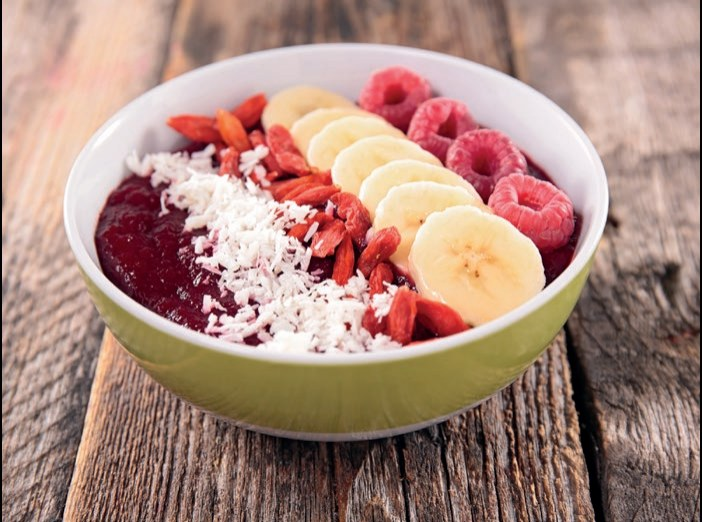
#> input picture assets/acai-bowl.jpg, 702 x 522 px; its folder holds 4 pictures in this run
$ python build_photo_catalog.py ../assets out.png
#> lines starting #> are read from the running program, lines starting #| are printed output that depends on the picture
"""Build a reviewable photo catalog from the private Lightroom export folder."""

from __future__ import annotations

import argparse
import hashlib
import json
import re
from datetime import datetime, timedelta, timezone
from pathlib import Path
from typing import Any

from PIL import ExifTags, Image


IMAGE_EXTENSIONS = {".jpg", ".jpeg"}
# OneDrive/Dropbox conflict copies land beside the real export as
# "DSC00036-LAPTOP-73TG5O6M.jpg". Normally they are stale duplicates at the wrong
# size and ingesting them mints phantom catalog entries — so they are skipped.
#
# But the failure can arrive inverted: OneDrive has been seen leaving the *base*
# name as a 0-byte placeholder and putting the real bytes in the conflict copy. A
# blind skip then drops the photo entirely (or crashes on the empty file), so a
# conflict copy is only skipped when a non-empty base file actually exists.
CONFLICT_RE = re.compile(r"^(?P<base>.+?)-(?:LAPTOP|DESKTOP|PC|MACBOOK)-[A-Z0-9]{5,}$", re.IGNORECASE)
EXIF_TAGS = {value: key for key, value in ExifTags.TAGS.items()}
OFFSET_RE = re.compile(r"^([+-])(\d{2}):(\d{2})$")


def slugify(value: str) -> str:
    value = re.sub(r"[^a-z0-9]+", "-", value.lower()).strip("-")
    return value or "photo"


# [4 lines left out: function rational_to_float, not called in this run]


def coordinate(value: Any, reference: str) -> float | None:
    if not value or len(value) != 3:
        return None
    degrees, minutes, seconds = (rational_to_float(part) for part in value)
    result = degrees + minutes / 60 + seconds / 3600
    return -result if reference in {"S", "W"} else result


def parse_exif_datetime(value: Any) -> str | None:
    if not isinstance(value, str):
        return None
    try:
        return datetime.strptime(value, "%Y:%m:%d %H:%M:%S").isoformat()
    except ValueError:
        return None


# [12 lines left out: function parse_offset, not called in this run]


def parse_capture_datetime(value: Any, offset_value: Any) -> tuple[str | None, str | None]:
    """Combine an EXIF DateTimeOriginal string with its OffsetTime* string.

    Returns (isoformat-with-offset-when-known, raw-offset-string-or-None).
    """
    if not isinstance(value, str):
        return None, None
    try:
        naive = datetime.strptime(value, "%Y:%m:%d %H:%M:%S")
    except ValueError:
        return None, None
    tz = parse_offset(offset_value)
    if tz is None:
        return naive.isoformat(), None
    return naive.replace(tzinfo=tz).isoformat(), offset_value.strip()


def pixel_digest(image: Image.Image) -> str:
    """Hash what the photo *looks like*, not the bytes it happens to be stored in.

    Photo ids feed the published filenames, so they need two properties that pull
    against each other: stable across a re-export that changed nothing, and different
    the moment the image itself changes (otherwise browser and CDN caches keep serving
    the old picture).

    Hashing the exported file's bytes gets the second property but not the first.
    Lightroom stamps a fresh export timestamp into every file it writes, so re-exporting
    an untouched photo at identical settings still produced a different sha1 -> a
    different id -> a different filename -> git stored a full second copy of all 168
    derivatives (~125 MB) and kept the originals forever.

    The decoded pixel buffer has both properties. Lightroom's render is deterministic,
    so identical develop settings and export size decode to identical pixels no matter
    how many times you export; any real edit (exposure, crop, size, quality) changes
    them. Mode and size are folded in so two images can't collide through a raw buffer
    that happens to match under a different interpretation.
    """
    digest = hashlib.sha1()
    digest.update(f"{image.mode}:{image.width}x{image.height}:".encode())
    digest.update(image.tobytes())
    return digest.hexdigest()


def extract_metadata(path: Path, stem: str | None = None) -> dict[str, Any]:
    """Read one export. `stem` overrides the id source when `path` is a recovered
    conflict copy, so `X-LAPTOP-1234.jpg` still mints the id `X` would have."""
    with Image.open(path) as image:
        exif = image.getexif()
        # DateTimeOriginal/DateTimeDigitized and the OffsetTime* tags that
        # carry the camera's UTC offset live in the Exif sub-IFD, not IFD0 —
        # exif.get(...) alone always returns None for them.
        exif_ifd = exif.get_ifd(ExifTags.IFD.Exif) if ExifTags.IFD.Exif in exif else {}
        gps = exif.get_ifd(EXIF_TAGS["GPSInfo"]) if EXIF_TAGS["GPSInfo"] in exif else {}
        gps = {ExifTags.GPSTAGS.get(key, key): value for key, value in gps.items()}
        capture_value = (
            exif_ifd.get(EXIF_TAGS.get("DateTimeOriginal"))
            or exif_ifd.get(EXIF_TAGS.get("DateTimeDigitized"))
            or exif.get(EXIF_TAGS.get("DateTime"))
        )
        offset_value = (
            exif_ifd.get(EXIF_TAGS.get("OffsetTimeOriginal"))
            or exif_ifd.get(EXIF_TAGS.get("OffsetTimeDigitized"))
            or exif_ifd.get(EXIF_TAGS.get("OffsetTime"))
        )
        # IFD0 DateTime is the file's modify/export timestamp (e.g. when
        # Lightroom wrote the export), which is unrelated to when the photo
        # was actually taken.
        exported_value = exif.get(EXIF_TAGS.get("DateTime"))
        capture_iso, capture_offset = parse_capture_datetime(capture_value, offset_value)
        latitude = coordinate(gps.get("GPSLatitude"), gps.get("GPSLatitudeRef", ""))
        longitude = coordinate(gps.get("GPSLongitude"), gps.get("GPSLongitudeRef", ""))
        sha1 = hashlib.sha1(path.read_bytes()).hexdigest()
        pixels = pixel_digest(image)
        flags = []
        if latitude is None or longitude is None:
            flags.append("no-gps")

        return {
            "id": f"{slugify(stem or path.stem)}-{pixels[:10]}",
            "filename": path.name,
            "width": image.width,
            "height": image.height,
            "bytes": path.stat().st_size,
            "sha1": sha1,
            "pixelSha1": pixels,
            "date": capture_iso,
            "utcOffset": capture_offset,
            "exportedAt": parse_exif_datetime(exported_value),
            "latitude": latitude,
            "longitude": longitude,
            "camera": {
                "make": exif.get(EXIF_TAGS.get("Make")),
                "model": exif.get(EXIF_TAGS.get("Model")),
            },
            "title": "",
            "body": "",
            "chips": [],
            "star": False,
            "subjectId": "",
            "locationName": "",
            "legId": "",
            "order": None,
            "species": "",
            "featured": False,
            # Build-time data-quality markers only ("no-gps"). The site never
            # renders these; the review tool shows them as a warning badge.
            "flags": flags,
            "assets": {
                "original": "",
                "card": "",
                "thumb": "",
            },
        }


def resolve_sources(folder: Path) -> tuple[list[tuple[Path, str]], dict[str, list]]:
    """Decide which files on disk are real exports, and what stem each one owns.

    Returns `[(path, canonical_stem), ...]` plus a report of everything that was
    skipped, recovered, or is broken.
    """
    candidates = [
        path
        for path in sorted(folder.iterdir(), key=lambda candidate: candidate.name.lower())
        if path.is_file() and path.suffix.lower() in IMAGE_EXTENSIONS
    ]
    empty = [path for path in candidates if path.stat().st_size == 0]
    usable = [path for path in candidates if path.stat().st_size > 0]
    usable_stems = {path.stem for path in usable}

    report: dict[str, list] = {"skipped": [], "recovered": [], "empty": [], "lost": [], "ambiguous": []}
    claimed: dict[str, Path] = {}
    sources: list[tuple[Path, str]] = []
    # Provisional: a conflict copy can still lose the stem to a larger one below,
    # and reporting a loser as "recovered" would tell you to rename the wrong file
    # over the base. Only the survivors make it into the report.
    recovered: dict[Path, str] = {}

    for path in usable:
        match = CONFLICT_RE.match(path.stem)
        if match is None:
            stem = path.stem
        elif match.group("base") in usable_stems:
            report["skipped"].append(path.name)  # the real export is right there
            continue
        else:
            stem = match.group("base")
            recovered[path] = f"{stem}{path.suffix}"

        if stem in claimed:
            # Two files both claim one stem (e.g. several conflict copies, no base).
            # Keep the largest and say so, rather than silently picking one.
            winner, loser = sorted((claimed[stem], path), key=lambda p: p.stat().st_size, reverse=True)
            report["ambiguous"].append((stem, winner.name, loser.name))
            claimed[stem] = winner
            sources = [(p, s) for p, s in sources if s != stem]
            sources.append((winner, stem))
            continue

        claimed[stem] = path
        sources.append((path, stem))

    for path in empty:
        # An empty file is never a real photo. It only matters whether some
        # non-empty file covers the same shot — and the only relationship that
        # means that is the conflict-copy one. Matching on a bare name prefix
        # instead would let an unrelated export "rescue" a genuinely lost photo
        # (`IMG_1.jpg` empty, `IMG_1-2.jpg` real) and skip the hard-fail below,
        # which is the silent loss this whole function exists to prevent.
        match = CONFLICT_RE.match(path.stem)
        base = match.group("base") if match else path.stem
        rescued = path.stem in claimed or base in claimed
        (report["empty"] if rescued else report["lost"]).append(path.name)

    sources.sort(key=lambda item: item[1].lower())
    report["recovered"] = [(path.name, recovered[path]) for path, _ in sources if path in recovered]
    return sources, report


# [66 lines left out: functions diff_catalogs, merge_photos, not called in this run]


def main() -> None:
    parser = argparse.ArgumentParser(description=__doc__)
    parser.add_argument("input", type=Path, help="Private folder containing exported JPEGs")
    parser.add_argument("output", type=Path, help="Catalog JSON output path")
    parser.add_argument(
        "--merge",
        action="store_true",
        help=(
            "Treat `input` as a PARTIAL export instead of the full archive: match its files "
            "against the existing catalog at `output` by filename, replace only those entries "
            "(assets reset to empty, same as a full rebuild), and leave every other photo in the "
            "catalog untouched instead of deleting it. Use this whenever the export folder does "
            "not contain every photo the site knows about."
        ),
    )
    args = parser.parse_args()

    sources, report = resolve_sources(args.input)

    if report["lost"]:
        raise SystemExit(
            f"\n{len(report['lost'])} file(s) in {args.input} are 0 bytes with no usable copy beside them.\n"
            "These are almost always OneDrive placeholders that never finished syncing. Open the folder\n"
            "in Explorer, right-click > 'Always keep on this device', let it download, and re-run:\n"
            + "\n".join(f"  {name}" for name in report["lost"])
        )

    if args.merge and not args.output.exists():
        raise SystemExit(f"--merge needs an existing catalog to merge into, but {args.output} doesn't exist.")

    previous = args.output if args.output.exists() else None
    new_photos = [extract_metadata(path, stem) for path, stem in sources]
#> in extract_metadata, image is the input picture: PIL image 702x522 RGB; mean R, G, B 171.3, 136.7, 125.4
#> in extract_metadata, `exif_ifd = exif.get_ifd(ExifTags.IFD.Exif) if ExifTags.IFD.Exif in exi..`: exif_ifd = 0 items
#> in extract_metadata, `pixels = pixel_digest(image)`: pixels = '17589922b3d44c980c7e11f0ee71bbfb31c90f36'
#> call 2 of extract_metadata, with stem = 'amazon-canopy'
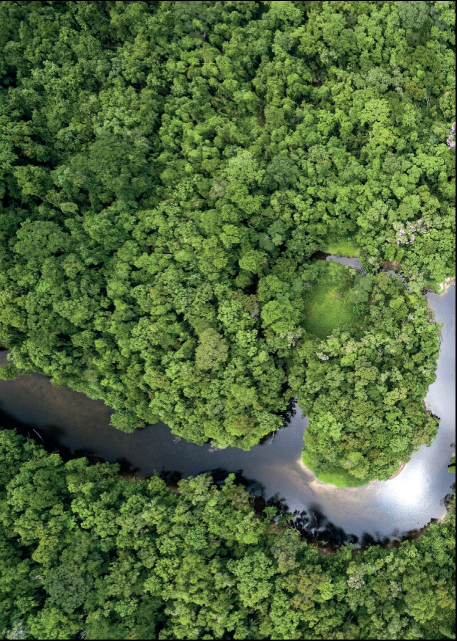
#> input picture assets/amazon-canopy.jpg, 913 x 1281 px (shown at 1/2 size)
#> in extract_metadata, image is the input picture: PIL image 913x1281 RGB; mean R, G, B 82.9, 106.8, 60.3
#> in extract_metadata (call 2), `pixels = pixel_digest(image)`: pixels = '9e9ebbdf124dacfa78d37203f0a8c56674528aaf'
#> call 3 of extract_metadata, with stem = 'amazon-reflection'
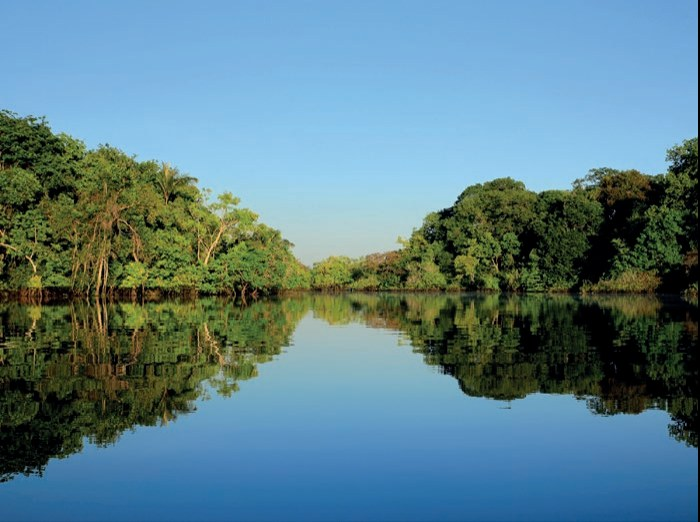
#> input picture assets/amazon-reflection.jpg, 700 x 522 px
#> in extract_metadata, image is the input picture: PIL image 700x522 RGB; mean R, G, B 91.8, 127.3, 137.6
#> in extract_metadata (call 3), `pixels = pixel_digest(image)`: pixels = '14d48a18e1ea54e064ebb62bf2061529dc5cbb07'
#> call 4 of extract_metadata, with stem = 'amazon-river-aerial-2'
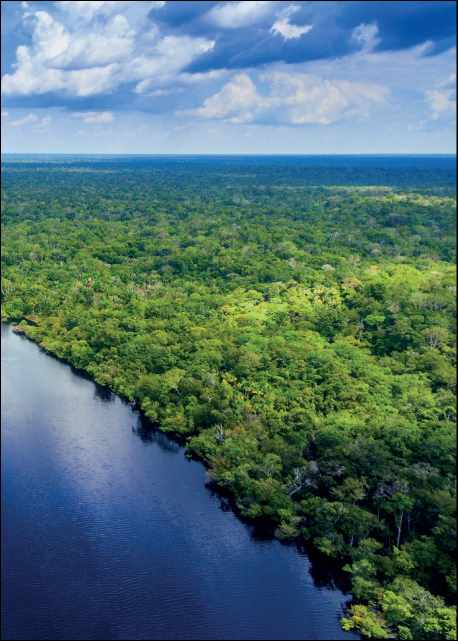
#> input picture assets/amazon-river-aerial-2.jpg, 915 x 1282 px (shown at 1/2 size)
#> in extract_metadata, image is the input picture: PIL image 915x1282 RGB; mean R, G, B 81.4, 113, 114.6
#> in extract_metadata (call 4), `pixels = pixel_digest(image)`: pixels = '7fac2b57023a1a3e8cf753a25afd5ed975536e1e'
#> new_photos = 4 items
    photos = merge_photos(previous, new_photos) if args.merge else new_photos
#> photos = 4 items
    catalog = {
        "schemaVersion": 1,
        "generatedAt": datetime.now().astimezone().isoformat(timespec="seconds"),
        "source": {
            "imageCount": len(photos),
        },
        "photos": photos,
    }
    diff = diff_catalogs(previous, new_photos, skip_removed=args.merge) if previous else []
#> diff = []
    args.output.parent.mkdir(parents=True, exist_ok=True)
    args.output.write_text(json.dumps(catalog, indent=2, ensure_ascii=False) + "\n", encoding="utf-8")
    print(f"Wrote {len(photos)} photos to {args.output}")
#| Wrote 4 photos to out.png

    if diff:
        print()
        for line in diff:
            print(line)

    if report["recovered"]:
        print(
            f"\nRecovered {len(report['recovered'])} sync conflict copy/copies whose base file was "
            "missing or empty — the id is keyed to the base name, so nothing downstream moves:"
        )
        for name, base in report["recovered"]:
            print(f"  {name}  (used as {base})")
        print("Rename these over their empty base files in the export folder to keep it tidy.")

    if report["ambiguous"]:
        print(f"\n{len(report['ambiguous'])} stem(s) claimed by more than one file; kept the largest:")
        for stem, winner, loser in report["ambiguous"]:
            print(f"  {stem}: kept {winner}, ignored {loser}")

    if report["empty"]:
        print(f"\nIgnored {len(report['empty'])} empty (0-byte) file(s); a real copy exists for each:")
        for name in report["empty"][:12]:
            print(f"  {name}")
        if len(report["empty"]) > 12:
            print(f"  ... and {len(report['empty']) - 12} more")

    if report["skipped"]:
        print(f"\nSkipped {len(report['skipped'])} sync conflict copy/copies (not real exports):")
        for name in report["skipped"][:12]:
            print(f"  {name}")
        if len(report["skipped"]) > 12:
            print(f"  ... and {len(report['skipped']) - 12} more")
        print("Delete them from the export folder to keep it tidy.")


if __name__ == "__main__":
    main()
